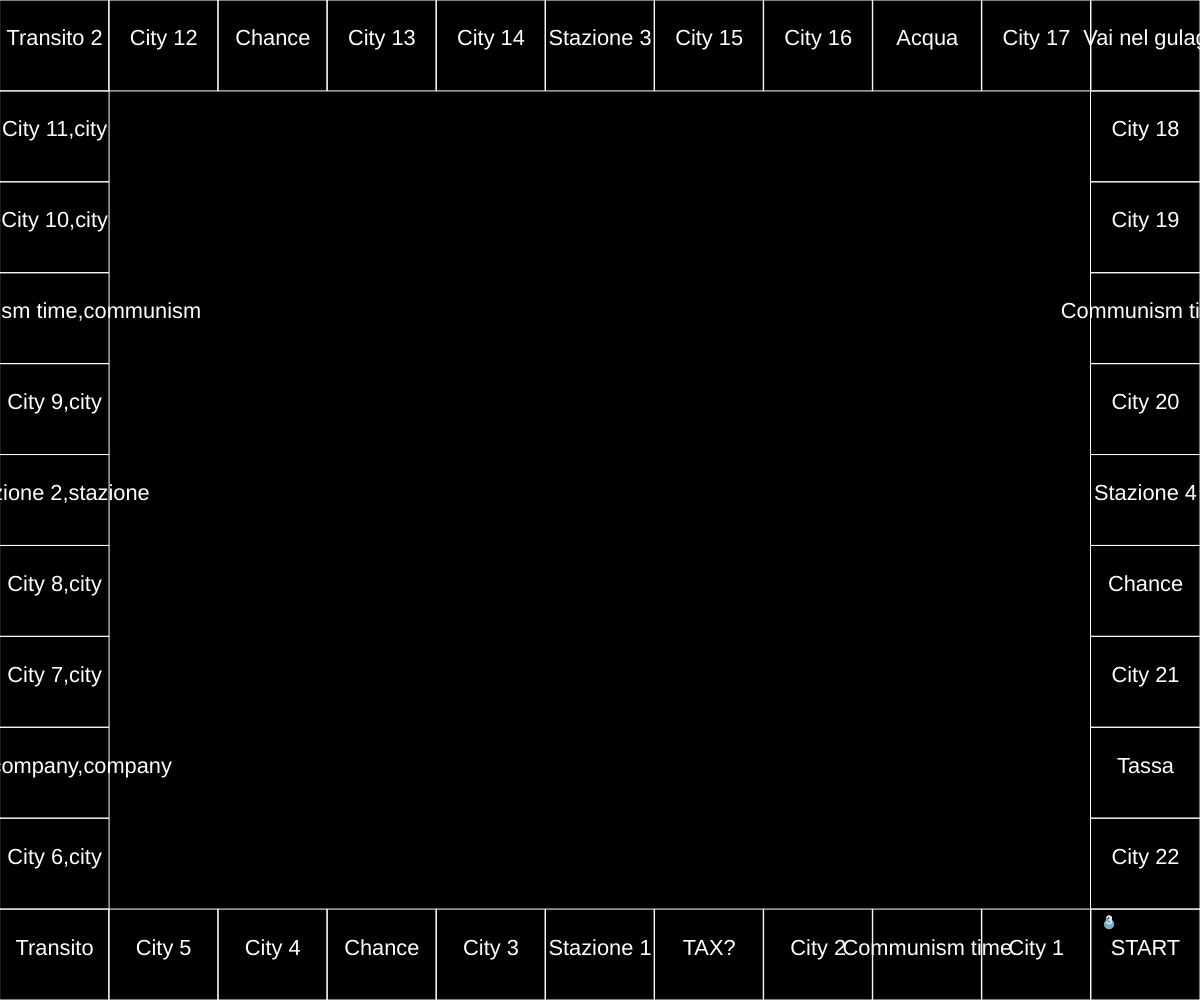
Frame 1 (no input)
Frame 60 (no input): identical to frame 1, image omitted
Frame 120 (the mouse pressed at the canvas centre since frame 60): identical to frame 1, image omitted

The p5.js sketch that drew this single still picture (run headless with seeded random() and noise() and a simulated clock; from frame 60 on, the mouse is pressed at the canvas centre):

// p5.js sketch
// ── sketch.js
// Title: "communistopoly"
// Created: gio 1 ago 2024, 08:13:55, CEST

var board;
var next_board;
var players = [];
const n = 4;
var name = 0;

var p_index = 0;
var curr_player = null;

function setup()
{
  createCanvas(windowWidth, windowHeight);

  board = new Board(std_config);
  for (let i = 0; i < n; i++) {
    let p = new Player(name++, [random(255), random(255), random(255)]);
    players.push(p);
  }
  curr_player = players[0];
  //setFrameRate(1);
}

var pause = false;
var run = true;
var playing_turn = false;
function draw()
{
  if (run) {

    background(0);

    board.show();
    for (let p of players) {
      p.show();
    }

    if (playing_turn) {
      curr_player.play_turn();
      console.log("");

      do {
        p_index = (p_index+1) % n;
      }
      while (players[p_index].dead)
      curr_player = players[p_index];

      playing_turn = false;
    }
  }
  else {
    background(100);
    push();
    textSize(100);
    textAlign(CENTER);
    text("Finito", width/2, height/2);
    pop();
  }
}

function keyPressed()
{
  if (key === 'q') run = false;
  else if (key === 'p') {
    pause ? noLoop() : loop();
    pause = !pause;
  }
  else if (key === ' ') playing_turn = true;
}

function NumeroGiocatoriVivi()
{
  let count = 0;
  for (let i = 0; i < players.length; i++) {
    if (!players[i].dead) count++;
  }
  return count;
}

// ── Board.js
const std_config = {
  w: 11,
  h: 11,
  cells: [
      ["START", "start"], ["City 1", "city"], ["Communism time", "communism"], ["City 2", "city"], ["TAX?", "tax"], ["Stazione 1", "stazione"], ["City 3", "city"], ["Chance", "chance"], ["City 4", "city"], ["City 5", "city"], ["Transito", "gulag"],
      ["City 6", "city"], ["Light company", "company"], ["City 7", "city"], ["City 8", "city"], ["Stazione 2", "stazione"], ["City 9", "city"], ["Communism time", "communism"], ["City 10", "city"], ["City 11", "city"],
      ["Transito 2", "gulag"], ["City 12", "city"], ["Chance", "chance"], ["City 13", "city"], ["City 14", "city"], ["Stazione 3", "stazione"], ["City 15", "city"], ["City 16", "city"], ["Acqua", "acqua"], ["City 17", "city"], ["Vai nel gulag", "gulag"],
      ["City 18", "city"], ["City 19", "city"], ["Communism time", "communism"], ["City 20", "city"], ["Stazione 4", "stazione"], ["Chance", "chance"], ["City 21", "city"], ["Tassa", "tax"], ["City 22", "city"]
  ]
};

class Board
{
  constructor(config)
  {
    this.w = config.w;
    this.h = config.h;

    this.cells = [];
    this.n_cells = config.cells.length;

    let total = 2*(this.w + this.h-2);
    if (this.n_cells !== total) {
      throw new Error(`Board is not well configured: dimensional error.\nDimensions: (${this.w}, ${this.h})\nThere must be a total of ${total} cells, but there are ${this.n_cells} instead.`);
    }

    const cell_w = width / this.w;
    const cell_h = height / this.h;
    let x = width - cell_w/2;
    let y = height - cell_h/2;
    let cell_index = 0;
    for (let i = 0; i < this.w; i++) {
      if (i !== 0) x -= cell_w;
      let c = this.dispatch_cell(x, y, cell_w, cell_h, config.cells[cell_index][0], config.cells[cell_index][1]);
      this.cells.push(c);
      cell_index++;
    }
    for (let i = 0; i < this.h-2; i++) {
      y -= cell_h;
      let c = this.dispatch_cell(x, y, cell_w, cell_h, config.cells[cell_index], config.cells[cell_index][1]);
      this.cells.push(c);
      cell_index++;
    }
    y -= cell_h;
    for (let i = 0; i < this.w; i++) {
      if (i !== 0) x += cell_w;
      let c = this.dispatch_cell(x, y, cell_w, cell_h, config.cells[cell_index][0], config.cells[cell_index][1]);
      this.cells.push(c);
      cell_index++;
    }
    for (let i = 0; i < this.h-2; i++) {
      y += cell_h;
      let c = this.dispatch_cell(x, y, cell_w, cell_h, config.cells[cell_index][0], config.cells[cell_index][1]);
      this.cells.push(c);
      cell_index++;
    }
  }

  show()
  {
    for (let c of this.cells) {
      c.show();
    }
  }

  dispatch_cell(x, y, w, h, name, type)
  {
    switch(type) {

      case("start"): return new Cell_Start(x, y, w, h, name);
      case("communism"): return new Cell_Communism(x, y, w, h, name);
      case("gulag"): return new Cell_Gulag(x, y, w, h, name);
      
      default: return new Cell(x, y, w, h, name);
    }
  }
}

// ── Card.js
class Card
{
  constructor(id, player)
  {
    this.id = id;
    this.player = player;
  }

  play()
  {
    switch(this.id)
    {
      
    }
  }

  effect_lose(amount)
  {
    this.player.rubli -= amount;
  }

  effect_receive(amount, other)
  {
    this.player.rubli += amount;
    other.rubli -= amount;
  }

}

// ── Cell.js
class Cell
{
  constructor(x, y, w, h, name)
  {
    this.x = x;
    this.y = y;
    this.w = w;
    this.h = h;
    this.name = name;

    this.player = null;
  }

  show()
  {
    push();
    noFill();
    stroke(255);
    rectMode(CENTER);
    rect(this.x, this.y, this.w, this.h);
    fill(255);
    noStroke();
    textAlign(CENTER);
    textSize(this.w/5);
    text(this.name, this.x, this.y);
    pop();
  }

  effect()
  {
    console.log(`Sei capitato sulla cella '${this.name}'`);
  }
}

class Cell_Start extends Cell
{
  constructor(x, y, w, h, name)
  {
    super(x,y,w,h,name);
  }

  effect()
  {
    super.effect();
    console.log("Passi dal via, tieni 100 rubli");
    cell_effect_start(this.player);
  }
}

class Cell_Communism extends Cell
{
  constructor(x, y, w, h, name)
  {
    super(x,y,w,h,name);
  }

  effect()
  {
    super.effect();
    console.log("Comunismo momento");
    cell_effect_communism(this.player);
  }
}

class Cell_City extends Cell
{
  constructor(x, y, w, h, name)
  {
    super(x,y,w,h,name);
  }

  effect()
  {
    super.effect();
    console.log("Sei arrivato in città");
    cell_effect_city(this.player);
  }
}

class Cell_Gulag extends Cell
{
  constructor(x, y, w, h, name)
  {
    super(x,y,w,h,name);
  }

  effect()
  {
    //TODO questa cella è solo un transito.
    super.effect();
    if (this.player.in_gulag) {
      console.log("Sei finito nel gulag");
      cell_effect_gulag(this.player);
    }
    else console.log("Tranquillo, sei qui solo di passaggio");
  }
}

const cell_effect_start = (player) => {
  player.receive(100);
}

const cell_effect_communism = (player) => {
  //TODO per ora la scelta dell'altro giocatore è casuale, ma l'algoritmo potrebbe essere diverso (ad esempio, il giocatore con più rubli)
  let vittima = null;
  do vittima = players[floor(random(NumeroGiocatoriVivi()))];
  while (vittima == player)
  console.log(`'${player.name}' redistribuisce i beni con '${vittima.name}'`);

  let rubli_totali = player.rubli + vittima.rubli;
  player.rubli = rubli_totali / 2;
  vittima.rubli = rubli_totali / 2;
}

 const cell_effect_city = (player) => {
  //TODO pesca una carta
}

// ── Player.js
const rubli_iniziali = 100;

class Player
{
  constructor(name, color)
  {
    this.name = name;
    this.col = color;
    this.pos = 0;
    this.rubli = rubli_iniziali;
    this.card = null;

    this.in_gulag = false;

    this.dead = false;
  }

  show()
  {
    if (this.dead) return;

    let x = board.cells[this.pos].x;
    let w = board.cells[this.pos].w;
    let y = board.cells[this.pos].y;
    let h = board.cells[this.pos].h;
    push();
    fill(this.col); 
    noStroke();
    circle(x-w/3, y-h/3, 10, 10);
    fill(255);
    textAlign(CENTER);
    text(this.name, x-w/3, y-h/3);
    pop();
  }

  throw_dice()
  {
    let r1 = floor(random(1,7));
    let r2 = floor(random(1,7));
    return r1 + r2;
  }

  advance(amount)
  {
    let new_pos = (this.pos+amount) % board.n_cells;
    console.log(`Advancing by ${amount}: from ${this.pos} to ${new_pos}`)
    this.pos = new_pos;
    board.cells[this.pos].player = this;
    board.cells[this.pos].effect();
  }

  play_turn()
  {
    console.log(`Playing ${this.name}'s turn:`);

    if (!this.in_gulag) {
      this.play_card();
      
      let dice = this.throw_dice();
      this.advance(dice);
    }
    else {
      console.log("Sei nel gulag, che cazzo vuoi fare");
      //TODO
    }
  }

  play_card()
  {
    if (this.card) {
      this.card.play(this);
    }
    else console.log("Nessuna carta si attiva")
  }

  can_pay(amount)
  {
    return amount <= this.rubli;
  }

  pay(amount, player)
  {
    if (!this.can_pay(amount)) this.alive = false;
    else {
      this.rubli -= amount;
      if (player) player += amount;
    }
  }

  receive(amount, players)
  {
    if (players) {
      for (let p of players) {
        p.pay(amount, this);
      }
    } else this.rubli += amount;
  }
}
